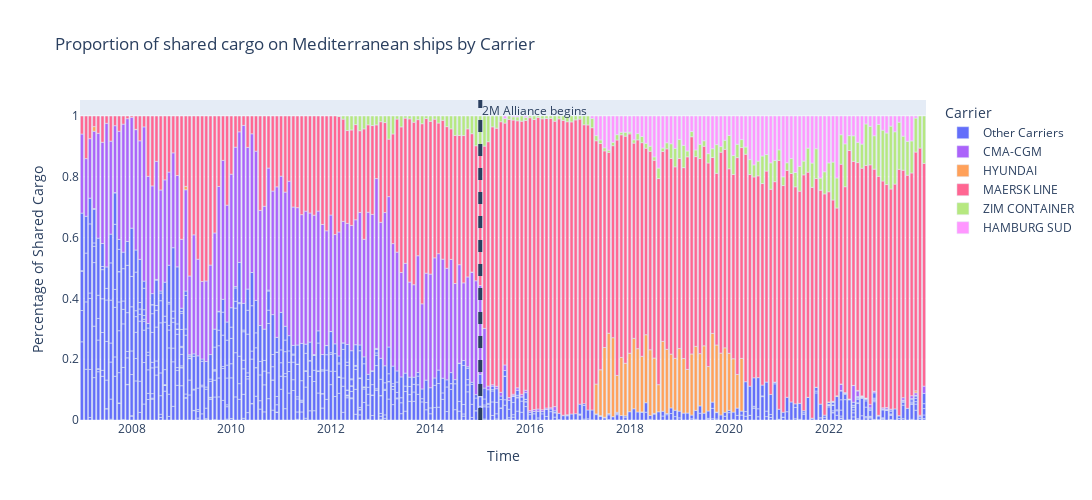

The notebook cell this image was saved under:
### Code cell
sharing_by_carrier_med(main_lf, 'MSCU', 'Mediterranean')

### Figure 1 — Plotly figure (JSON) as saved in the notebook; plotly's stock layout.template omitted (floating-point values rounded to 4 significant figures; data arrays with more than 128 entries replaced by an {"elided": "..."} marker saying what was removed)
{"data": [{"alignmentgroup": "True", "hovertemplate": "Carrier=Other Carriers<br>Time=%{x}<br>Percentage of Shared Cargo=%{y}<extra></extra>", "legendgroup": "Other Carriers", "marker": {"color": "#636efa", "pattern": {"shape": ""}}, "name": "Other Carriers", "offsetgroup": "Other Carriers", "orientation": "v", "showlegend": true, "textposition": "auto", "type": "bar", "x": {"elided": "949 str values"}, "xaxis": "x", "y": {"elided": "949 float values"}, "yaxis": "y"}, {"alignmentgroup": "True", "hovertemplate": "Carrier=CMA-CGM<br>Time=%{x}<br>Percentage of Shared Cargo=%{y}<extra></extra>", "legendgroup": "CMA-CGM", "marker": {"color": "#ab63fa", "pattern": {"shape": ""}}, "name": "CMA-CGM", "offsetgroup": "CMA-CGM", "orientation": "v", "showlegend": true, "textposition": "auto", "type": "bar", "x": {"elided": "133 str values"}, "xaxis": "x", "y": {"elided": "133 float values"}, "yaxis": "y"}, {"alignmentgroup": "True", "hovertemplate": "Carrier=HYUNDAI<br>Time=%{x}<br>Percentage of Shared Cargo=%{y}<extra></extra>", "legendgroup": "HYUNDAI", "marker": {"color": "#FFA15A", "pattern": {"shape": ""}}, "name": "HYUNDAI", "offsetgroup": "HYUNDAI", "orientation": "v", "showlegend": true, "textposition": "auto", "type": "bar", "x": ["2007-04-01T00:00:00", "2008-02-01T00:00:00", "2009-02-01T00:00:00", "2014-11-01T00:00:00", "2017-05-01T00:00:00", "2017-06-01T00:00:00", "2017-07-01T00:00:00", "2017-08-01T00:00:00", "2017-09-01T00:00:00", "2017-10-01T00:00:00", "2017-11-01T00:00:00", "2017-12-01T00:00:00", "2018-01-01T00:00:00", "2018-02-01T00:00:00", "2018-03-01T00:00:00", "2018-04-01T00:00:00", "2018-05-01T00:00:00", "2018-06-01T00:00:00", "2018-07-01T00:00:00", "2018-08-01T00:00:00", "2018-09-01T00:00:00", "2018-10-01T00:00:00", "2018-11-01T00:00:00", "2018-12-01T00:00:00", "2019-01-01T00:00:00", "2019-02-01T00:00:00", "2019-03-01T00:00:00", "2019-04-01T00:00:00", "2019-05-01T00:00:00", "2019-06-01T00:00:00", "2019-07-01T00:00:00", "2019-08-01T00:00:00", "2019-09-01T00:00:00", "2019-10-01T00:00:00", "2019-11-01T00:00:00", "2019-12-01T00:00:00", "2020-01-01T00:00:00", "2020-02-01T00:00:00", "2020-03-01T00:00:00", "2020-04-01T00:00:00", "2022-01-01T00:00:00", "2022-02-01T00:00:00", "2022-03-01T00:00:00", "2022-04-01T00:00:00", "2022-05-01T00:00:00", "2022-06-01T00:00:00", "2022-07-01T00:00:00", "2022-08-01T00:00:00", "2022-09-01T00:00:00", "2022-10-01T00:00:00", "2022-12-01T00:00:00", "2023-02-01T00:00:00", "2023-10-01T00:00:00"], "xaxis": "x", "y": [0.01531, 0.000846, 0.01122, 0.0004073, 0.09812, 0.1509, 0.2294, 0.2646, 0.2595, 0.1212, 0.1912, 0.1728, 0.1923, 0.2317, 0.2082, 0.1828, 0.2237, 0.216, 0.1822, 0.08925, 0.23, 0.2112, 0.1769, 0.1709, 0.206, 0.1795, 0.1435, 0.201, 0.2107, 0.1719, 0.2215, 0.1462, 0.2259, 0.2207, 0.2035, 0.212, 0.1877, 0.1755, 0.1106, 0.1733, 0.001719, 0.0004199, 0.002422, 0.0006282, 0.0006258, 0.0003392, 0.0003565, 0.00176, 0.0007495, 0.0001172, 0.0001622, 0.0004601, 0.006689], "yaxis": "y"}, {"alignmentgroup": "True", "hovertemplate": "Carrier=MAERSK LINE<br>Time=%{x}<br>Percentage of Shared Cargo=%{y}<extra></extra>", "legendgroup": "MAERSK LINE", "marker": {"color": "#FF6692", "pattern": {"shape": ""}}, "name": "MAERSK LINE", "offsetgroup": "MAERSK LINE", "orientation": "v", "showlegend": true, "textposition": "auto", "type": "bar", "x": {"elided": "204 str values"}, "xaxis": "x", "y": {"elided": "204 float values"}, "yaxis": "y"}, {"alignmentgroup": "True", "hovertemplate": "Carrier=ZIM CONTAINER<br>Time=%{x}<br>Percentage of Shared Cargo=%{y}<extra></extra>", "legendgroup": "ZIM CONTAINER", "marker": {"color": "#B6E880", "pattern": {"shape": ""}}, "name": "ZIM CONTAINER", "offsetgroup": "ZIM CONTAINER", "orientation": "v", "showlegend": true, "textposition": "auto", "type": "bar", "x": {"elided": "142 str values"}, "xaxis": "x", "y": {"elided": "142 float values"}, "yaxis": "y"}, {"alignmentgroup": "True", "hovertemplate": "Carrier=HAMBURG SUD<br>Time=%{x}<br>Percentage of Shared Cargo=%{y}<extra></extra>", "legendgroup": "HAMBURG SUD", "marker": {"color": "#FF97FF", "pattern": {"shape": ""}}, "name": "HAMBURG SUD", "offsetgroup": "HAMBURG SUD", "orientation": "v", "showlegend": true, "textposition": "auto", "type": "bar", "x": ["2015-07-01T00:00:00", "2015-09-01T00:00:00", "2015-10-01T00:00:00", "2015-12-01T00:00:00", "2016-10-01T00:00:00", "2017-04-01T00:00:00", "2017-05-01T00:00:00", "2017-06-01T00:00:00", "2017-07-01T00:00:00", "2017-08-01T00:00:00", "2017-09-01T00:00:00", "2017-10-01T00:00:00", "2017-11-01T00:00:00", "2017-12-01T00:00:00", "2018-01-01T00:00:00", "2018-02-01T00:00:00", "2018-03-01T00:00:00", "2018-04-01T00:00:00", "2018-05-01T00:00:00", "2018-06-01T00:00:00", "2018-07-01T00:00:00", "2018-08-01T00:00:00", "2018-09-01T00:00:00", "2018-10-01T00:00:00", "2018-11-01T00:00:00", "2018-12-01T00:00:00", "2019-01-01T00:00:00", "2019-02-01T00:00:00", "2019-03-01T00:00:00", "2019-04-01T00:00:00", "2019-05-01T00:00:00", "2019-06-01T00:00:00", "2019-07-01T00:00:00", "2019-08-01T00:00:00", "2019-09-01T00:00:00", "2019-10-01T00:00:00", "2019-11-01T00:00:00", "2019-12-01T00:00:00", "2020-01-01T00:00:00", "2020-02-01T00:00:00", "2020-03-01T00:00:00", "2020-04-01T00:00:00", "2020-05-01T00:00:00", "2020-06-01T00:00:00", "2020-07-01T00:00:00", "2020-08-01T00:00:00", "2020-09-01T00:00:00", "2020-10-01T00:00:00", "2020-11-01T00:00:00", "2020-12-01T00:00:00", "2021-01-01T00:00:00", "2021-02-01T00:00:00", "2021-03-01T00:00:00", "2021-04-01T00:00:00", "2021-05-01T00:00:00", "2021-06-01T00:00:00", "2021-07-01T00:00:00", "2021-08-01T00:00:00", "2021-09-01T00:00:00", "2021-10-01T00:00:00", "2021-11-01T00:00:00", "2021-12-01T00:00:00", "2022-01-01T00:00:00", "2022-02-01T00:00:00", "2022-03-01T00:00:00", "2022-04-01T00:00:00", "2022-05-01T00:00:00", "2022-06-01T00:00:00", "2022-07-01T00:00:00", "2022-08-01T00:00:00", "2022-09-01T00:00:00", "2022-10-01T00:00:00", "2022-11-01T00:00:00", "2022-12-01T00:00:00", "2023-01-01T00:00:00", "2023-02-01T00:00:00", "2023-03-01T00:00:00", "2023-04-01T00:00:00", "2023-05-01T00:00:00", "2023-06-01T00:00:00", "2023-07-01T00:00:00", "2023-08-01T00:00:00", "2023-09-01T00:00:00", "2023-10-01T00:00:00"], "xaxis": "x", "y": [0.008266, 0.002673, 0.003097, 0.004239, 0.0003083, 0.007882, 0.0645, 0.07866, 0.1046, 0.1124, 0.08656, 0.06136, 0.05355, 0.05343, 0.05309, 0.07825, 0.05795, 0.06742, 0.08995, 0.09932, 0.1345, 0.1713, 0.1054, 0.08809, 0.09137, 0.1067, 0.07699, 0.09654, 0.1152, 0.05112, 0.1117, 0.09306, 0.08144, 0.1238, 0.1077, 0.09413, 0.1006, 0.07977, 0.06386, 0.1301, 0.09304, 0.0776, 0.102, 0.1435, 0.1609, 0.1485, 0.1316, 0.1268, 0.154, 0.1461, 0.1113, 0.2001, 0.1538, 0.1401, 0.1859, 0.1655, 0.1483, 0.1057, 0.1548, 0.1076, 0.2042, 0.1836, 0.1543, 0.1516, 0.2038, 0.06178, 0.09166, 0.06462, 0.0651, 0.08675, 0.09251, 0.02619, 0.03396, 0.06498, 0.0277, 0.04669, 0.05595, 0.03342, 0.05193, 0.02057, 0.0664, 0.08331, 0.08202, 0.006855], "yaxis": "y"}], "layout": {"annotations": [{"showarrow": false, "text": "2M Alliance begins", "x": 1420099200000, "xanchor": "left", "xref": "x", "y": 1, "yanchor": "top", "yref": "y domain"}], "barmode": "relative", "height": 500, "legend": {"title": {"text": "Carrier"}, "tracegroupgap": 0}, "shapes": [{"line": {"dash": "dash", "width": 4}, "type": "line", "x0": 1420099200000, "x1": 1420099200000, "xref": "x", "y0": 0, "y1": 1, "yref": "y domain"}], "title": {"text": "Proportion of shared cargo on Mediterranean ships by Carrier"}, "width": 1100, "xaxis": {"anchor": "y", "domain": [0, 1], "title": {"text": "Time"}}, "yaxis": {"anchor": "x", "domain": [0, 1], "title": {"text": "Percentage of Shared Cargo"}}}}
